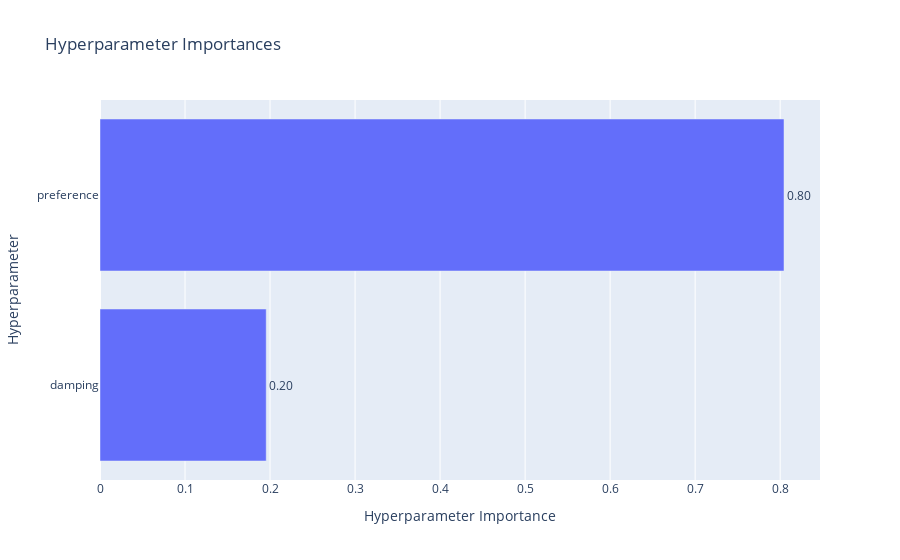

The notebook cell this image was saved under:
### Code cell
# Vẽ tầm quan trọng của các tham số
optuna.visualization.plot_param_importances(study).show()

### Figure 1 — Plotly figure (JSON) as saved in the notebook; plotly's stock layout.template omitted (floating-point values rounded to 4 significant figures)
{"data": [{"cliponaxis": false, "hovertemplate": ["damping (CategoricalDistribution): 0.19550023038791325<extra></extra>", "preference (CategoricalDistribution): 0.8044997696120867<extra></extra>"], "name": "Objective Value", "orientation": "h", "text": ["0.20", "0.80"], "textposition": "outside", "type": "bar", "x": [0.1955, 0.8045], "y": ["damping", "preference"]}], "layout": {"title": {"text": "Hyperparameter Importances"}, "xaxis": {"title": {"text": "Hyperparameter Importance"}}, "yaxis": {"title": {"text": "Hyperparameter"}}}}
